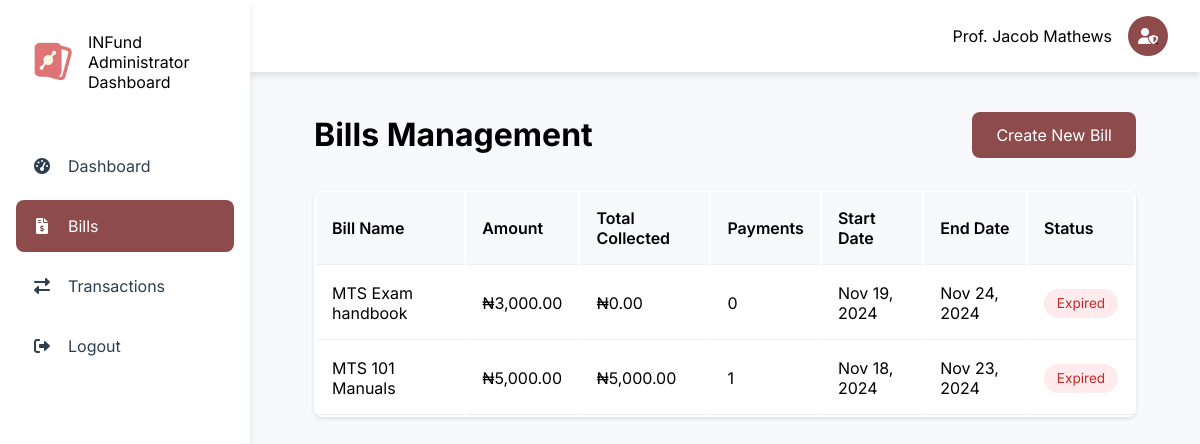
Screenshot of /admin/bills.php (signed in) with the database file from the repository.
### tables this page shows
CREATE TABLE `creators` (
  `id` int(11) NOT NULL,
  `fullname` varchar(255) NOT NULL,
  `email` varchar(200) NOT NULL,
  `role` enum('admin','lecturer','headofclass') NOT NULL,
  `department` varchar(1000) NOT NULL,
  `university` varchar(1000) NOT NULL,
  `university_id` int(11) NOT NULL,
  `password` varchar(1000) DEFAULT NULL,
  `balance` decimal(10,2) DEFAULT 0.00,
  `faculty` varchar(200) DEFAULT NULL,
  `created_at` timestamp NOT NULL DEFAULT current_timestamp(),
  `phone` varchar(200) DEFAULT NULL,
  `faculty_id` int(11) DEFAULT NULL,
  `department_id` int(11) DEFAULT NULL
);

CREATE TABLE `bills` (
  `id` int(11) NOT NULL,
  `creator_id` int(11) NOT NULL,
  `name` varchar(255) NOT NULL,
  `university` varchar(255) NOT NULL,
  `faculty` varchar(255) NOT NULL,
  `department` varchar(1000) NOT NULL,
  `level` varchar(255) NOT NULL,
  `matric_no` varchar(255) NOT NULL,
  `price` decimal(10,2) NOT NULL,
  `start_date` date DEFAULT NULL,
  `end_date` date DEFAULT NULL,
  `created_at` timestamp NOT NULL DEFAULT current_timestamp()
);

### includes/admin/functions.php (called while the page is built)
<?php
function getAdminDetails(string $email): array
{
    global $conn;
    if (strpos($email, "@")) {
        $query = "SELECT * FROM creators WHERE email = ?";
    } else {
        $query = "SELECT * FROM creators WHERE id = ?";
    }
    $stmt = $conn->prepare($query);
    $stmt->bind_param("s", $email);
    $stmt->execute();
    $result = $stmt->get_result();
    $data = $result->fetch_assoc();
    return $data;
}

### admin/bills.php (the view, shortened to what this page needs)
<?php
$page = "Bills";
include '../includes/admin/nav.php';
$stmt = $conn->prepare("
    SELECT b.*, COALESCE(SUM(p.amount_paid), 0) as total_collected,
    COUNT(DISTINCT p.id) as payment_count
    FROM bills b
    LEFT JOIN payments p ON p.bill_id = b.id
    WHERE b.creator_id = ?
    GROUP BY b.id
    ORDER BY b.created_at DESC
");
$stmt->bind_param("i", $_SESSION['admin_id']);
$stmt->execute();
$result = $stmt->get_result();
$bills = $result->fetch_all(MYSQLI_ASSOC);
?>
</head>
<main class="main-content">
    <div class="bills-container">
        <div class="page-header">
            <h1>Bills Management</h1>
            <a href="create-bill.php" class="btn btn-primary">Create New Bill</a>
        </div>
        <table class="bills-table">
            <thead>
                <tr>
                    <th>Bill Name</th>
                    <th>Amount</th>
                    <th>Total Collected</th>
                    <th>Payments</th>
                    <th>Start Date</th>
                    <th>End Date</th>
                    <th>Status</th>
                </tr>
            </thead>
            <tbody>
                <?php foreach ($bills as $bill) : ?>
                    <tr onclick="window.location='bill-details.php?id=<?php echo $bill['id']; ?>'">
                        <td><?php echo htmlspecialchars($bill['name']); ?></td>
                        <td>₦<?php echo number_format($bill['price'], 2); ?></td>
                        <td>₦<?php echo number_format($bill['total_collected'], 2); ?></td>
                        <td><?php echo $bill['payment_count']; ?></td>
                        <td><?php echo date('M j, Y', strtotime($bill['start_date'])); ?></td>
                        <td><?php echo date('M j, Y', strtotime($bill['end_date'])); ?></td>
                        <td>
                            <span class="status-badge <?php echo strtotime($bill['end_date']) < time() ? 'status-expired' : 'status-active'; ?>">
                                <?php echo strtotime($bill['end_date']) < time() ? 'Expired' : 'Active'; ?>
                            </span>
                        </td>
                    </tr>
                <?php endforeach; ?>
            </tbody>
        </table>
    </div>
    </html>

### includes/admin/nav.php (shortened to what this page needs)
<?php
include '../config/config.php';
include '../includes/admin/functions.php';
$admin_details = getAdminDetails($_SESSION["admin_id"]);
?>
<!DOCTYPE html>
<html lang="en">
<head>
    <link href="https://cdnjs.cloudflare.com/ajax/libs/toastr.js/latest/css/toastr.min.css" rel="stylesheet" />
    <link rel="stylesheet" href="../assets/css/colors.css">
    <link rel="stylesheet" href="https://cdnjs.cloudflare.com/ajax/libs/font-awesome/6.0.0/css/all.min.css">
    <link rel="stylesheet" href="../assets/css/admin/nav.css">
</head>
<body>
    <div class="container">
        <nav class="sidenav">
            <div class="logo">
                <a href="../"> <img src="../assets/images/static/logo.png" alt="Logo"></a>
                <span>INFund Administrator Dashboard</span>
            </div>
            <ul class="nav-links">
                <li class="nav-item">
                    <a href="./dashboard" class="nav-link <?= isset($page) && $page == 'Dashboard' ? 'active' : ''; ?>">
                        <i class="fas fa-tachometer-alt"></i>
                        <span>Dashboard</span>
                    </a>
                </li>
                <li class="nav-item">
                    <a href="./bills" class="nav-link <?= isset($page) && $page == 'Bills' ? 'active' : ''; ?>">
                        <i class="fas fa-file-invoice-dollar"></i>
                        <span>Bills</span>
                    </a>
                </li>
                <li class="nav-item">
                    <a href="./transactions" class="nav-link <?= isset($page) && $page == 'Transactions' ? 'active' : ''; ?>">
                        <i class="fas fa-exchange-alt"></i>
                        <span>Transactions</span>
                    </a>
                </li>
                <li class="nav-item">
                    <a href="./logout" class="nav-link ">
                        <i class="fas fa-sign-out-alt"></i>
                        <span>Logout</span>
                    </a>
                </li>
            </ul>
        </nav>
        <div class="topnav">
            <div class="user-profile">
                <span><?php echo $admin_details['fullname']; ?></span>
                <a href="./profile">
                    <div class="avatar">
                        <i class="fas fa-user-shield"></i>
                    </div>
                </a>
            </div>
        </div>

### assets/css/colors.css (style rules this page uses)
:root { --primary-color: #d36668; --secondary-color: #755e28; --accent-color: #d36668; --text-color: #2C3E50; --background-color: #F7F9FC; --card-background: #FFFFFF; --border-radius: 8px; --transition: all 0.3s ease; --shadow: 0 4px 6px rgba(0, 0, 0, 0.1); --shadow-hover: 0 10px 15px rgba(0, 0, 0, 0.15); --gradient: linear-gradient(135deg, var(--primary-color), #ff8a8c); }
body { font-family: Inter; }

### assets/css/admin/nav.css (style rules this page uses)
:root { --primary-color: #8d4b4c; --secondary-color: #755e28; --accent-color: #8d4b4c; --text-color: #2c3e50; --background-color: #f7f9fc; --card-background: #ffffff; --border-radius: 8px; --transition: all 0.3s ease; --shadow: 0 4px 6px rgba(0, 0, 0, 0.1); --shadow-hover: 0 10px 15px rgba(0, 0, 0, 0.15); --success-color: #4caf50; --warning-color: #ffa000; --danger-color: #f44336; --info-color: #2196f3; }
* { margin: 0; padding: 0; box-sizing: border-box; font-family: "Inter", sans-serif; }
body { background-color: var(--background-color); }
.container { display: flex; min-height: 100vh; }
.sidenav { width: 250px; background: var(--card-background); padding: 1rem; height: 100vh; position: fixed; transition: var(--transition); box-shadow: var(--shadow); z-index: 1000; }
.logo { display: flex; align-items: center; gap: 1rem; padding: 1rem; margin-bottom: 2rem; }
.logo img { width: 40px; height: 40px; border-radius: var(--border-radius); object-fit: cover; }
.nav-links { list-style: none; }
.nav-item { margin-bottom: 0.5rem; }
.nav-link { display: flex; align-items: center; padding: 1rem; color: var(--text-color); text-decoration: none; border-radius: var(--border-radius); transition: var(--transition); gap: 1rem; }
.nav-link.active { background: var(--accent-color); color: white; }
.nav-link i { width: 20px; text-align: center; }
.topnav { background: var(--card-background); padding: 1rem 2rem; display: flex; justify-content: flex-end; align-items: center; position: fixed; width: calc(100% - 250px); right: 0; box-shadow: var(--shadow); z-index: 900; }
.user-profile { display: flex; align-items: center; gap: 1rem; }
.avatar { width: 40px; height: 40px; border-radius: 50%; background: var(--accent-color); display: flex; align-items: center; justify-content: center; color: white; font-weight: 600; }
.main-content { margin-left: 250px; padding: 5rem 2rem 2rem; flex: 1; min-height: 100vh; }

### admin/bills.php (style rules this page uses)
.bills-container { padding: 2rem; max-width: 1200px; margin: 0 auto; }
.page-header { display: flex; justify-content: space-between; align-items: center; margin-bottom: 2rem; }
.bills-table { width: 100%; background: white; border-radius: 8px; box-shadow: 0 2px 4px rgba(0, 0, 0, 0.1); overflow: hidden; }
.bills-table th, .bills-table td { padding: 1rem; text-align: left; border-bottom: 1px solid #eee; }
.bills-table th { background: #f8f9fa; font-weight: 600; }
.status-badge { padding: 0.4rem 0.8rem; border-radius: 20px; font-size: 0.85rem; }
.status-expired { background: #ffebee; color: #c62828; }
.btn { padding: 0.8rem 1.5rem; border-radius: 8px; text-decoration: none; transition: all 0.3s; }
.btn-primary { background: var(--primary-color); color: white; }

### rows the page displays
creators: fullname "Prof. Jacob Mathews"
bills: name "MTS Exam handbook", price "3,000.00", total_collected "0.00", payment_count "0", start_date "Nov 19, 2024", end_date "Nov 24, 2024", shows "Expired"
bills: name "MTS 101 Manuals", price "5,000.00", total_collected "5,000.00", payment_count "1", start_date "Nov 18, 2024", end_date "Nov 23, 2024", shows "Expired"
